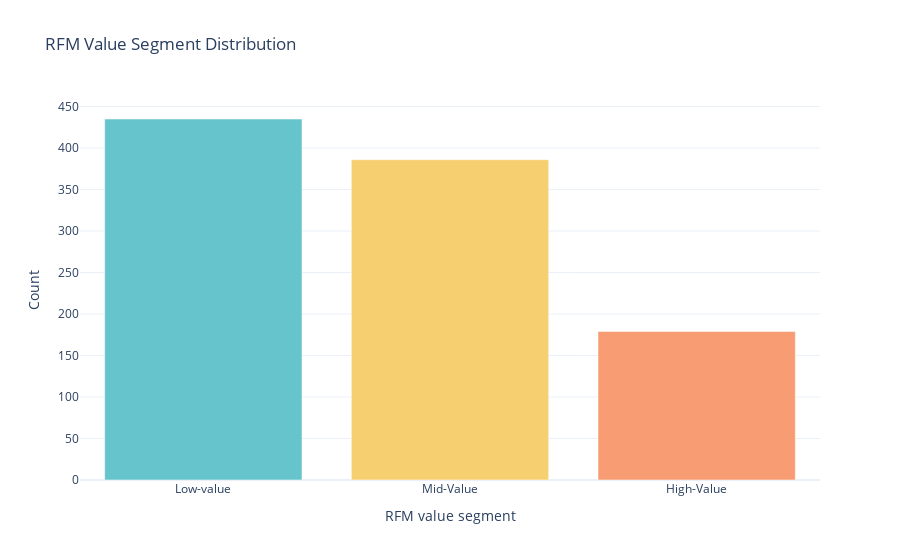

Notebook cell for this chart:
### Markdown cell above
#### Now let’s have a look at the segment distribution:

### Code cell
# RFM Segment Distribution

segments_counts = data['value segment'].value_counts().reset_index()
segments_counts.columns = ['value segment', 'Count']  

# Create the bar chart

pastel_colors = px.colors.qualitative.Pastel

fig_segment_dist = px.bar(segments_counts, x = 'value segment', y = 'Count',
                    color = 'value segment', color_discrete_sequence=pastel_colors,title='RFM Value Segment Distribution')

# update the layout 
fig_segment_dist.update_layout(xaxis_title='RFM value segment', yaxis_title='Count', showlegend = False)

# show the figure 
fig_segment_dist.show()

### Figure 1 — Plotly figure (JSON) as saved in the notebook; plotly's stock layout.template omitted (floating-point values rounded to 4 significant figures)
{"data": [{"alignmentgroup": "True", "hovertemplate": "value segment=%{x}<br>Count=%{y}<extra></extra>", "legendgroup": "Low-value", "marker": {"color": "rgb(102, 197, 204)", "pattern": {"shape": ""}}, "name": "Low-value", "offsetgroup": "Low-value", "orientation": "v", "showlegend": true, "textposition": "auto", "type": "bar", "x": ["Low-value"], "xaxis": "x", "y": [435], "yaxis": "y"}, {"alignmentgroup": "True", "hovertemplate": "value segment=%{x}<br>Count=%{y}<extra></extra>", "legendgroup": "Mid-Value", "marker": {"color": "rgb(246, 207, 113)", "pattern": {"shape": ""}}, "name": "Mid-Value", "offsetgroup": "Mid-Value", "orientation": "v", "showlegend": true, "textposition": "auto", "type": "bar", "x": ["Mid-Value"], "xaxis": "x", "y": [386], "yaxis": "y"}, {"alignmentgroup": "True", "hovertemplate": "value segment=%{x}<br>Count=%{y}<extra></extra>", "legendgroup": "High-Value", "marker": {"color": "rgb(248, 156, 116)", "pattern": {"shape": ""}}, "name": "High-Value", "offsetgroup": "High-Value", "orientation": "v", "showlegend": true, "textposition": "auto", "type": "bar", "x": ["High-Value"], "xaxis": "x", "y": [179], "yaxis": "y"}], "layout": {"barmode": "relative", "legend": {"title": {"text": "value segment"}, "tracegroupgap": 0}, "showlegend": false, "title": {"text": "RFM Value Segment Distribution"}, "xaxis": {"anchor": "y", "categoryarray": ["Low-value", "Mid-Value", "High-Value"], "categoryorder": "array", "domain": [0, 1], "title": {"text": "RFM value segment"}}, "yaxis": {"anchor": "x", "domain": [0, 1], "title": {"text": "Count"}}}}
